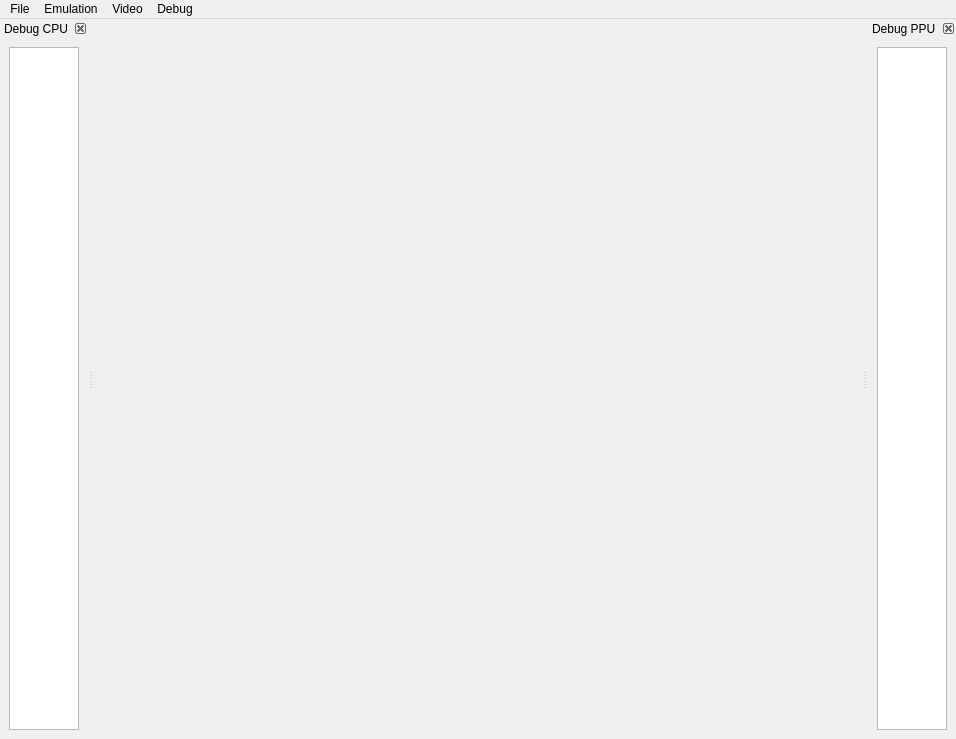
<?xml version="1.0" encoding="UTF-8"?>
<ui version="4.0">
 <class>MainWindow</class>
 <widget class="QMainWindow" name="MainWindow">
  <property name="geometry">
   <rect>
    <x>0</x>
    <y>0</y>
    <width>768</width>
    <height>720</height>
   </rect>
  </property>
  <property name="windowTitle">
   <string>NES Emulator</string>
  </property>
  
  
  <widget class="QWidget" name="centralwidget">
   <layout class="QVBoxLayout" name="verticalLayout">
    <property name="spacing">
     <number>0</number>
    </property>
    <property name="leftMargin">
     <number>0</number>
    </property>
    <property name="topMargin">
     <number>0</number>
    </property>
    <property name="rightMargin">
     <number>0</number>
    </property>
    <property name="bottomMargin">
     <number>0</number>
    </property>
    
    
    <item>
     <spacer name="verticalSpacerTop">
      <property name="orientation">
       <enum>Qt::Vertical</enum>
      </property>
      <property name="sizeHint" stdset="0">
       <size>
        <width>20</width>
        <height>40</height>
       </size>
      </property>
     </spacer>
    </item>
    
    
    <item>
     <widget class="QFrame" name="nesContainer">
      <property name="sizePolicy">
       <sizepolicy hsizetype="Expanding" vsizetype="Fixed">
        <horstretch>0</horstretch>
        <verstretch>0</verstretch>
       </sizepolicy>
      </property>
      <property name="minimumSize">
       <size>
        <width>768</width>
        <height>720</height>
       </size>
      </property>
      <property name="frameShape">
       <enum>QFrame::NoFrame</enum>
      </property>
      
      <layout class="QHBoxLayout" name="nesLayout">
       <property name="spacing">
        <number>0</number>
       </property>
       <property name="leftMargin">
        <number>0</number>
       </property>
       <property name="topMargin">
        <number>0</number>
       </property>
       <property name="rightMargin">
        <number>0</number>
       </property>
       <property name="bottomMargin">
        <number>0</number>
       </property>
       
       
       <item>
        <spacer name="horizontalSpacerLeft">
         <property name="orientation">
          <enum>Qt::Horizontal</enum>
         </property>
         <property name="sizeHint" stdset="0">
          <size>
           <width>40</width>
           <height>20</height>
          </size>
         </property>
        </spacer>
       </item>
       
       
       <item>
        <widget class="NESFrame" name="nesScreen" native="true">
         <property name="sizePolicy">
          <sizepolicy hsizetype="Fixed" vsizetype="Fixed">
           <horstretch>0</horstretch>
           <verstretch>0</verstretch>
          </sizepolicy>
         </property>
         <property name="minimumSize">
          <size>
           <width>768</width>
           <height>720</height>
          </size>
         </property>
         <property name="maximumSize">
          <size>
           <width>768</width>
           <height>720</height>
          </size>
         </property>
        </widget>
       </item>
       
       
       <item>
        <spacer name="horizontalSpacerRight">
         <property name="orientation">
          <enum>Qt::Horizontal</enum>
         </property>
         <property name="sizeHint" stdset="0">
          <size>
           <width>40</width>
           <height>20</height>
          </size>
         </property>
        </spacer>
       </item>
      </layout>
     </widget>
    </item>
    
    
    <item>
     <spacer name="verticalSpacerBottom">
      <property name="orientation">
       <enum>Qt::Vertical</enum>
      </property>
      <property name="sizeHint" stdset="0">
       <size>
        <width>20</width>
        <height>40</height>
       </size>
      </property>
     </spacer>
    </item>
   </layout>
  </widget>
  
  
  <widget class="QDockWidget" name="dockCPU">
   <attribute name="dockWidgetArea">
    <number>1</number>
   </attribute>
   <property name="windowTitle">
    <string>Debug CPU</string>
   </property>
   <property name="features">
    <set>QDockWidget::DockWidgetClosable|QDockWidget::DockWidgetMovable</set>
   </property>
   <property name="allowedAreas">
    <set>Qt::LeftDockWidgetArea|Qt::RightDockWidgetArea</set>
   </property>
   <widget class="QWidget" name="dockCPUContents">
    <layout class="QVBoxLayout" name="verticalLayoutCPU">
     <item>
      <widget class="QPlainTextEdit" name="cpuDebugText">
       <property name="font">
        <font>
         <family>Consolas</family>
         <pointsize>10</pointsize>
        </font>
       </property>
       <property name="readOnly">
        <bool>true</bool>
       </property>
       <property name="lineWrapMode">
        <enum>QPlainTextEdit::NoWrap</enum>
       </property>
      </widget>
     </item>
    </layout>
   </widget>
  </widget>
  
  
  <widget class="QDockWidget" name="dockPPU">
   <attribute name="dockWidgetArea">
    <number>2</number>
   </attribute>
   <property name="windowTitle">
    <string>Debug PPU</string>
   </property>
   <property name="features">
    <set>QDockWidget::DockWidgetClosable|QDockWidget::DockWidgetMovable</set>
   </property>
   <property name="allowedAreas">
    <set>Qt::LeftDockWidgetArea|Qt::RightDockWidgetArea</set>
   </property>
   <widget class="QWidget" name="dockPPUContents">
    <layout class="QVBoxLayout" name="verticalLayoutPPU">
     <item>
      <widget class="QPlainTextEdit" name="ppuDebugText">
       <property name="font">
        <font>
         <family>Consolas</family>
         <pointsize>10</pointsize>
        </font>
       </property>
       <property name="readOnly">
        <bool>true</bool>
       </property>
      </widget>
     </item>
    </layout>
   </widget>
  </widget>
  
  
  <widget class="QMenuBar" name="menubar">
   <property name="geometry">
    <rect>
     <x>0</x>
     <y>0</y>
     <width>1200</width>
     <height>30</height>
    </rect>
   </property>
   
   <widget class="QMenu" name="menuFile">
    <property name="title">
     <string>File</string>
    </property>
    <addaction name="actionOpen_ROM"/>
    <addaction name="actionExit"/>
   </widget>
   
   <widget class="QMenu" name="menuEmulation">
    <property name="title">
     <string>Emulation</string>
    </property>
    <addaction name="actionPause"/>
    <addaction name="actionReset"/>
   </widget>
   
   <widget class="QMenu" name="menuVideo">
    <property name="title">
     <string>Video</string>
    </property>
    <addaction name="actionShow_FPS"/>
   </widget>
   
   <widget class="QMenu" name="menuDebug">
    <property name="title">
     <string>Debug</string>
    </property>
    <addaction name="actionCPU"/>
    <addaction name="actionPPU"/>
   </widget>
   
   <addaction name="menuFile"/>
   <addaction name="menuEmulation"/>
   <addaction name="menuVideo"/>
   <addaction name="menuDebug"/>
  </widget>

  <action name="actionOpen_ROM">
   <property name="icon">
    <iconset theme="document-open"/>
   </property>
   <property name="text">
    <string>Open ROM</string>
   </property>
   <property name="shortcut">
    <string>Ctrl+O</string>
   </property>
  </action>
  
  <action name="actionExit">
   <property name="icon">
    <iconset theme="application-exit"/>
   </property>
   <property name="text">
    <string>Exit</string>
   </property>
   <property name="shortcut">
    <string>F4</string>
   </property>
  </action>
  
  <action name="actionPause">
   <property name="checkable">
    <bool>true</bool>
   </property>
   <property name="icon">
    <iconset theme="media-playback-pause"/>
   </property>
   <property name="text">
    <string>Pause</string>
   </property>
   <property name="shortcut">
    <string>Space</string>
   </property>
  </action>
  
  <action name="actionReset">
   <property name="icon">
    <iconset theme="system-shutdown"/>
   </property>
   <property name="text">
    <string>Reset</string>
   </property>
   <property name="shortcut">
    <string>Ctrl+R</string>
   </property>
  </action>
  
  <action name="actionShow_FPS">
   <property name="checkable">
    <bool>true</bool>
   </property>
   <property name="text">
    <string>Show FPS</string>
   </property>
  </action>
  
  <action name="actionCPU">
   <property name="checkable">
    <bool>true</bool>
   </property>
   <property name="text">
    <string>CPU</string>
   </property>
  </action>
  
  <action name="actionPPU">
   <property name="checkable">
    <bool>true</bool>
   </property>
   <property name="text">
    <string>PPU</string>
   </property>
  </action>
  
 </widget>
 
  <customwidgets>
   <customwidget>
    <class>NESFrame</class>
    <extends>QFrame</extends>
    <header>gui/nes_frame.hpp</header>
    <container>1</container>
   </customwidget>
  </customwidgets>
 
 <resources/>
 <connections/>
</ui>
